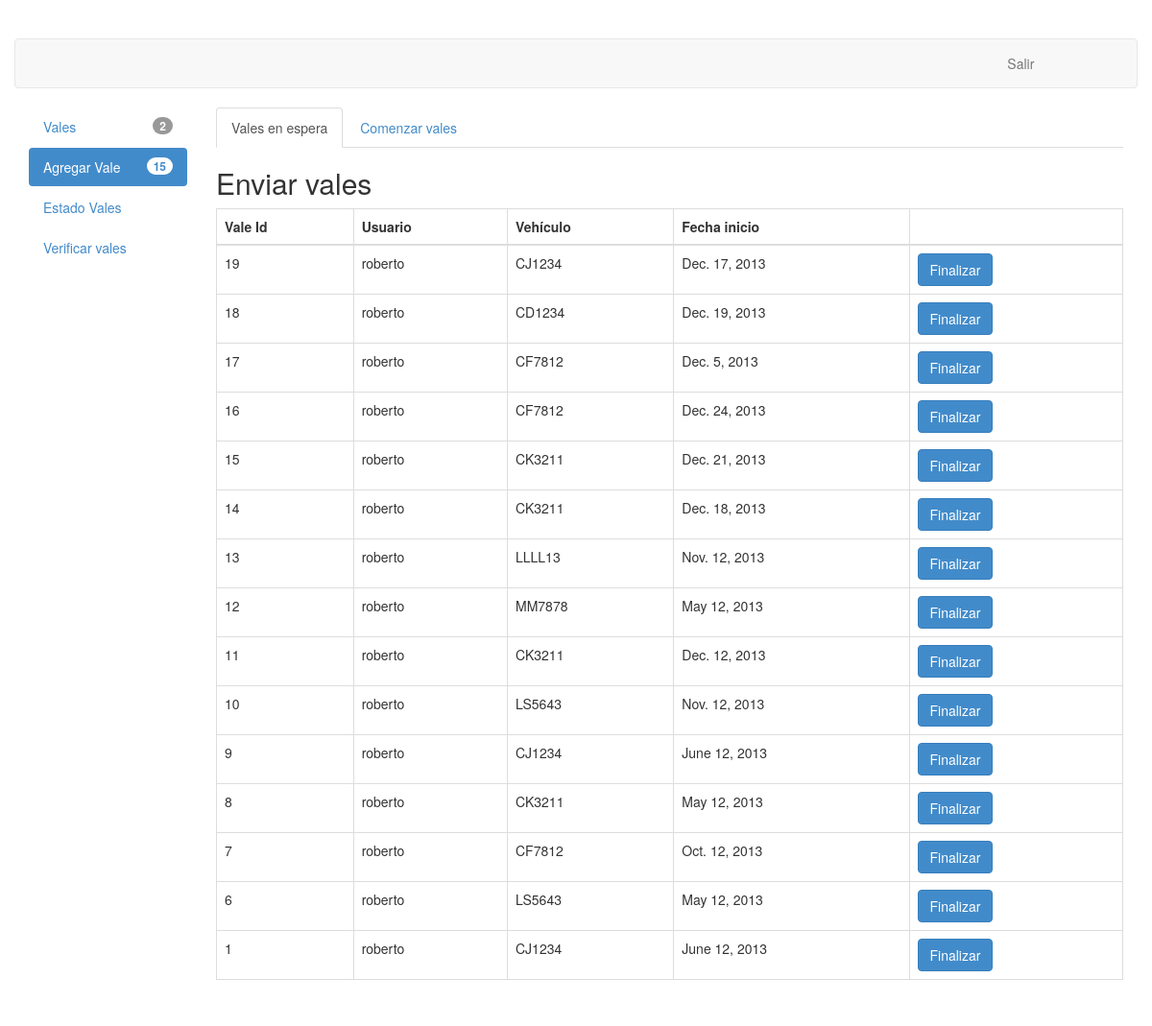
The app's page /vales/agregar/ (signed in) with its own data.
### vales/models.py (models this page shows)
class Vale(models.Model):
	usuario = models.ForeignKey(User)
	vehiculo = models.CharField(max_length=6)
	fecha_inicio = models.DateField()
	fecha_termino = models.DateField()
	costo = models.PositiveIntegerField()
	distancia = models.PositiveIntegerField()
	en_espera = models.BooleanField()
	ESTADO = (
			('A','Aceptada'),
			('R','Rechazada'),
			('S','Sin observacion'),
		)
	estado = models.CharField(max_length=1,choices=ESTADO)
	class Meta:
		permissions = (
			("view_vale", "Can see available vales"),
			("accept_vale", "Can change status of vales"),
			("modify_vale", "Can modify the status of vales"),
			("close_vale", "Can remove a vale by setting its status as closed"),
		)

### vales/views.py (the view, shortened to what this page needs)
@user_passes_test(user_agregar, login_url='/vales/')
def agregar(request):
	vales = Vale.objects.all().order_by('-id')
	vales_aceptados = vales.filter(estado="A",en_espera=False).count()
	vales_rechazados = vales.filter(estado="R",en_espera=False).count()
	vales_sin_observar = vales.filter(estado="S",en_espera=False).count()
	vales_en_espera = vales.filter(en_espera=True).count()
	context = { "vales" : vales ,
				"vales_aceptados" : vales_aceptados,
				"vales_rechazados" : vales_rechazados,
				"vales_sin_observar" : vales_sin_observar,
				"vales_en_espera" : vales_en_espera,
				}
	return render(request, "agregar.html" , context)

### vales/views.py (called while the page is built)
def user_agregar(user):
	return user.has_perm("vales.add_vale") and user.is_authenticated()

### vales/templates/agregar.html (shortened to what this page needs)
{% extends "base_layout.html" %}
{% block contentbody %}
{% if perms.vales.add_vale %}
<ul class="nav nav-tabs">
	<li class="active"><a href="#enviar_vale" data-toggle="tab">Vales en espera</a></li>
 	<li  ><a href="#comenzar_vale" data-toggle="tab">Comenzar vales</a></li>
</ul>
<div class="tab-content">
	<div class="tab-pane active" id="enviar_vale">
		<h2> Enviar vales </h2>
		<table class="table table-bordered">
			<thead>
				<tr>
				<th>Vale Id</th>
				<th>Usuario</th>
				<th>Vehículo</th>
				<th>Fecha inicio</th>
				<th></th>
				</tr>
			</thead>
			<tbody>
				{% for vale in vales %}
					{% if vale.en_espera %}
					<tr id="fila{{ vale.id }}">
						<td> {{vale.id  }} </td>
						<td> {{vale.usuario  }} </td>
						<td> {{vale.vehiculo }} </td>
						<td> {{vale.fecha_inicio }} </td>
						<td> <button class="btn btn-primary" id="finalizar-btn{{ vale.id }}" value="{{ vale.id }}" data-toggle="modal" data-target="#mymodal" >Finalizar</button>
						</td>
					</tr>
					{% endif %}
				{% endfor %}
			</tbody>
		</table>
	</div>
</div>
{% endif %}
{% endblock contentbody %}

### vales/static/css/style.css (style rules this page uses)
body { padding-top: 40px; padding-bottom: 40px; }

### records on screen
Vale: id "19", usuario "roberto", vehiculo "CJ1234", fecha_inicio "Dec. 17, 2013"
Vale: id "18", usuario "roberto", vehiculo "CD1234", fecha_inicio "Dec. 19, 2013"
Vale: id "17", usuario "roberto", vehiculo "CF7812", fecha_inicio "Dec. 5, 2013"
Vale: id "16", usuario "roberto", vehiculo "CF7812", fecha_inicio "Dec. 24, 2013"
Vale: id "15", usuario "roberto", vehiculo "CK3211", fecha_inicio "Dec. 21, 2013"
Vale: id "14", usuario "roberto", vehiculo "CK3211", fecha_inicio "Dec. 18, 2013"
Vale: id "13", usuario "roberto", vehiculo "LLLL13", fecha_inicio "Nov. 12, 2013"
Vale: id "12", usuario "roberto", vehiculo "MM7878", fecha_inicio "May 12, 2013"
Vale: id "11", usuario "roberto", vehiculo "CK3211", fecha_inicio "Dec. 12, 2013"
Vale: id "10", usuario "roberto", vehiculo "LS5643", fecha_inicio "Nov. 12, 2013"
Vale: id "9", usuario "roberto", vehiculo "CJ1234", fecha_inicio "June 12, 2013"
Vale: id "8", usuario "roberto", vehiculo "CK3211", fecha_inicio "May 12, 2013"
Vale: id "7", usuario "roberto", vehiculo "CF7812", fecha_inicio "Oct. 12, 2013"
Vale: id "6", usuario "roberto", vehiculo "LS5643", fecha_inicio "May 12, 2013"
Vale: id "1", usuario "roberto", vehiculo "CJ1234", fecha_inicio "June 12, 2013"

### other values on screen
{{ vales_sin_observar }} "2"
{{ vales_en_espera }} "15"
